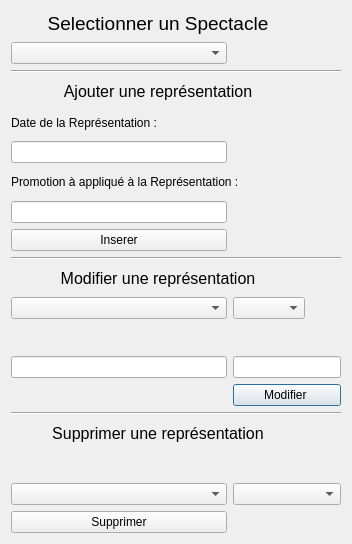
<?xml version="1.0" encoding="UTF-8"?>
<ui version="4.0">
 <class>Dialog</class>
 <widget class="QDialog" name="Dialog">
  <property name="geometry">
   <rect>
    <x>0</x>
    <y>0</y>
    <width>352</width>
    <height>544</height>
   </rect>
  </property>
  <property name="windowTitle">
   <string>Dialog</string>
  </property>
  <layout class="QGridLayout" name="gridLayout">
   <item row="14" column="1" colspan="2">
    <widget class="QPushButton" name="pushButton">
     <property name="text">
      <string>Modifier </string>
     </property>
    </widget>
   </item>
   <item row="10" column="0" colspan="2">
    <widget class="QLabel" name="label_3">
     <property name="text">
      <string>&lt;html&gt;&lt;head/&gt;&lt;body&gt;&lt;p align=&quot;center&quot;&gt;&lt;span style=&quot; font-size:12pt;&quot;&gt;Modifier une représentation&lt;/span&gt;&lt;/p&gt;&lt;/body&gt;&lt;/html&gt;</string>
     </property>
    </widget>
   </item>
   <item row="13" column="1" colspan="2">
    <widget class="QLineEdit" name="promoRepM"/>
   </item>
   <item row="12" column="2">
    <widget class="QLabel" name="label_5">
     <property name="text">
      <string/>
     </property>
    </widget>
   </item>
   <item row="13" column="0">
    <widget class="QLineEdit" name="dateRepM"/>
   </item>
   <item row="11" column="0">
    <widget class="QComboBox" name="comboBox"/>
   </item>
   <item row="11" column="1">
    <widget class="QComboBox" name="comboBox_3"/>
   </item>
   <item row="0" column="0" colspan="2">
    <widget class="QLabel" name="label">
     <property name="text">
      <string>&lt;html&gt;&lt;head/&gt;&lt;body&gt;&lt;p align=&quot;center&quot;&gt;&lt;span style=&quot; font-size:14pt;&quot;&gt;Selectionner un Spectacle&lt;/span&gt;&lt;/p&gt;&lt;/body&gt;&lt;/html&gt;</string>
     </property>
    </widget>
   </item>
   <item row="1" column="0">
    <widget class="QComboBox" name="comboBox_spec"/>
   </item>
   <item row="2" column="0" colspan="3">
    <widget class="Line" name="line">
     <property name="orientation">
      <enum>Qt::Horizontal</enum>
     </property>
    </widget>
   </item>
   <item row="3" column="0" colspan="2">
    <widget class="QLabel" name="label_9">
     <property name="text">
      <string>&lt;html&gt;&lt;head/&gt;&lt;body&gt;&lt;p align=&quot;center&quot;&gt;&lt;span style=&quot; font-size:12pt;&quot;&gt;Ajouter une représentation&lt;/span&gt;&lt;/p&gt;&lt;/body&gt;&lt;/html&gt;</string>
     </property>
    </widget>
   </item>
   <item row="4" column="0">
    <widget class="QLabel" name="label_8">
     <property name="text">
      <string>Date de la Représentation :</string>
     </property>
    </widget>
   </item>
   <item row="5" column="0">
    <widget class="QLineEdit" name="promoRepI"/>
   </item>
   <item row="8" column="0">
    <widget class="QPushButton" name="But_Inserer">
     <property name="text">
      <string>Inserer</string>
     </property>
    </widget>
   </item>
   <item row="9" column="0" colspan="3">
    <widget class="Line" name="line_2">
     <property name="orientation">
      <enum>Qt::Horizontal</enum>
     </property>
    </widget>
   </item>
   <item row="6" column="0" colspan="2">
    <widget class="QLabel" name="label_7">
     <property name="text">
      <string>Promotion à appliqué à la Représentation :</string>
     </property>
    </widget>
   </item>
   <item row="7" column="0">
    <widget class="QLineEdit" name="dateRepI_2"/>
   </item>
   <item row="17" column="0" colspan="2">
    <widget class="QLabel" name="label_4">
     <property name="text">
      <string>&lt;html&gt;&lt;head/&gt;&lt;body&gt;&lt;p align=&quot;center&quot;&gt;&lt;span style=&quot; font-size:12pt;&quot;&gt;Supprimer une représentation&lt;/span&gt;&lt;/p&gt;&lt;/body&gt;&lt;/html&gt;</string>
     </property>
    </widget>
   </item>
   <item row="18" column="0">
    <widget class="QLabel" name="label_2">
     <property name="text">
      <string/>
     </property>
    </widget>
   </item>
   <item row="16" column="0" colspan="3">
    <widget class="Line" name="line_3">
     <property name="orientation">
      <enum>Qt::Horizontal</enum>
     </property>
    </widget>
   </item>
   <item row="19" column="0">
    <widget class="QComboBox" name="comboBox_sp"/>
   </item>
   <item row="20" column="0">
    <widget class="QPushButton" name="But_Supprimer">
     <property name="text">
      <string>Supprimer</string>
     </property>
    </widget>
   </item>
   <item row="19" column="1" colspan="2">
    <widget class="QComboBox" name="comboBox_2"/>
   </item>
  </layout>
 </widget>
 <resources/>
 <connections/>
</ui>
